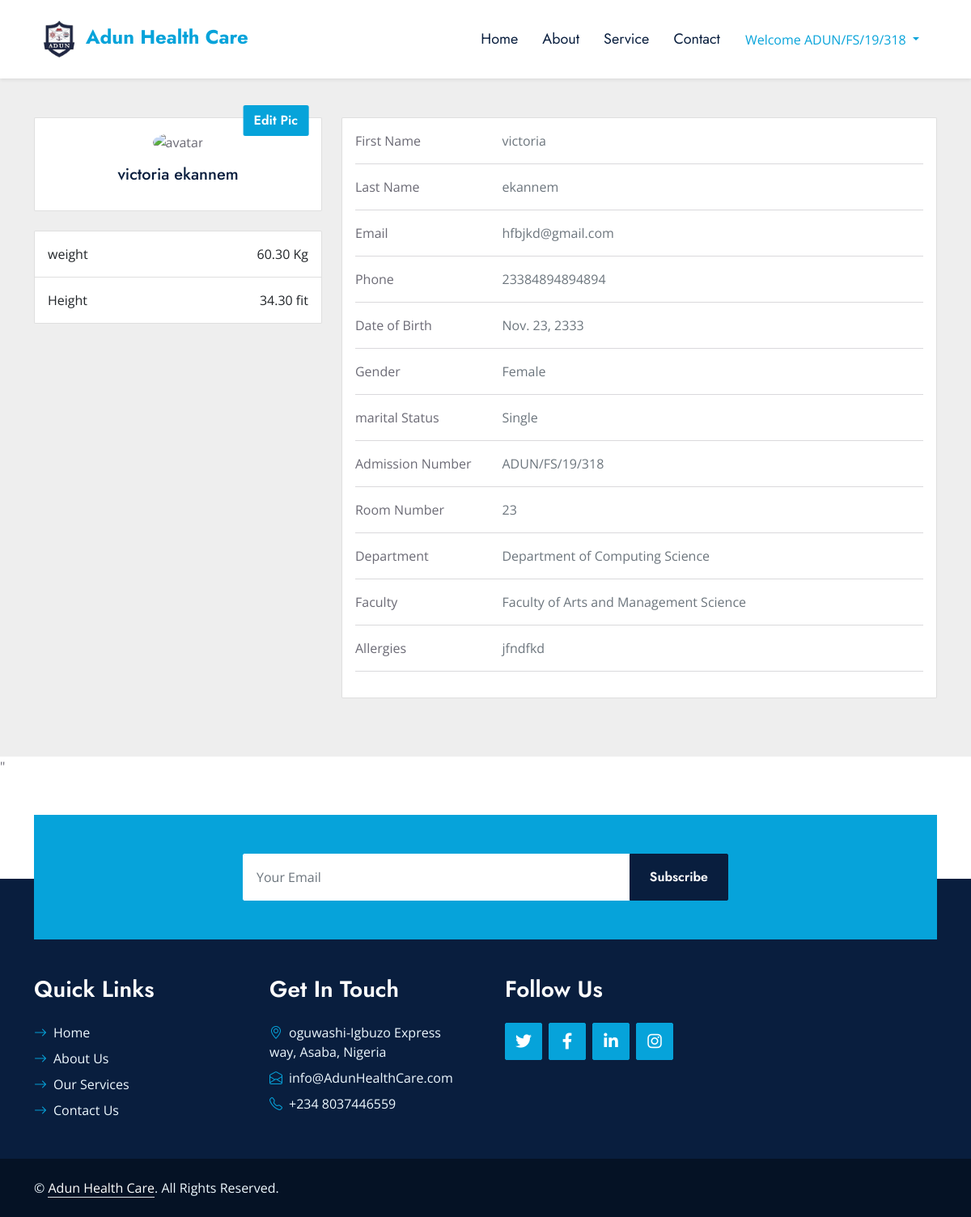
The app's page /profile/ (signed in) with its own data.
### Adun/models.py (models this page shows, shortened)
class PatientRegistration(models.Model):
    user = models.OneToOneField(User, on_delete=models.CASCADE, related_name='patient', null=True)
    first_name = models.CharField(max_length=50, null=True)
    last_name = models.CharField(max_length=50)
    password = models.CharField(max_length=30, unique=True, null=True)
    comfirm_password = models.CharField(max_length=30, unique=True, null=True)
    date_of_birth = models.DateField()
    email = models.EmailField()
    phone_number = models.IntegerField()
    GENDER_CHOICES = [
        ('Gender', 'Gender'),
        ('Female', 'Female'),
        ('Male', 'Male'),
    ]
    gender = models.CharField(max_length=90, choices=GENDER_CHOICES,null=True)
    MARITAL_STATUS_CHOICES = [
        ('Select', 'Select'),
        ('Gender', 'Gender'),
        ('Single', 'Single'),
        ('Married', 'Married'),
        ('Divorced', 'Divorced'),
    ]
    maritalstat = models.CharField(max_length=100, choices=MARITAL_STATUS_CHOICES,  null=True)
    FACULTY_CHOICES = [
        ( 'Faculty','Faculty'),
        ( 'Faculty of Science','Faculty of Science'),
        ( 'Faculty of Arts and Management Science','Faculty of Arts and Management Science'),
        ( 'Faculty of Law','Faculty of Law'),
    ]
    faculty = models.CharField(max_length=200, choices=FACULTY_CHOICES,null=True)
    DEPARTMENT_CHOICES = [
        ( 'Select','Select'),
        ( 'Department of Biology and Forensic Science','Department of Biology and Forensic Science'),
        ( 'Department of Computing Science','Department of Computing Science'),
        ( 'Department of Public Law and Private Law','Department of Public Law and Private Law'),
        ( 'Department of Accounting/Business Administration/Economics','Department of Accounting/Business Administration/Economics'),
        ( 'Department of English & Literary Studies/History & International Studies','Department of English & Literary Studies/History & International Studies'),
        ( 'Department of International Relations/Hospitality & Tourism Studies','Department of International Relations/Hospitality & Tourism Studies'),
    ]
    department = models.CharField(max_length=100, choices=DEPARTMENT_CHOICES,null=True)
    admission_number = models.CharField(max_length=20,null=True)
    room_number = models.PositiveIntegerField(validators=[MinValueValidator(1), MaxValueValidator(100000)],null=True)
    weight = models.DecimalField(max_digits=5, decimal_places=2, null=True)
    height = models.DecimalField(max_digits=5, decimal_places=2, null=True)
    allergies = models.TextField(null=True)
    medical_condition = models.TextField(null=True)
    taking_medications = models.BooleanField( null=True)
    medications = models.TextField(blank=True, null=True)
    is_active = models.BooleanField(default=False)

### Adun/views.py (the view)
# urls.py: path('profile/', views.profile, name ="profile"),
@login_required  # Ensure the user is logged in
def profile(request):
    try:
        patient_registration = PatientRegistration.objects.get(user=request.user)
    except PatientRegistration.DoesNotExist:
        patient_registration = None
    context = {'profiles': patient_registration}
    return render(request, 'profile.html', context)

### Adun/templates/profile.html (shortened to what this page needs)
{% extends "base.html" %}
{% load static %}
{% block content %}
    <section style="background-color: #eee;">
      <div class="container py-5">
        <div class="row">
          <div class="col-lg-4">
            <div class="card mb-4">
              <div class="card-body text-center">
                <img src="{{ profile_picture_url }}" alt="avatar" class="rounded-circle img-fluid" style="width: 190px;" id="profile-image">
                <button onclick="document.getElementById('file-input').click();" class="btn btn-primary" style="position: absolute; bottom: 80.5%; left: 50%; transform: translateX(100%);">Edit Pic</button>
                <h5 class="my-3">{{ profiles.first_name }} {{ profiles.last_name }}</h5>
            </div>
            </div>
            <div class="card mb-4 mb-lg-0">
              <div class="card-body p-0">
                <ul class="list-group list-group-flush rounded-3">
                  <li class="list-group-item d-flex justify-content-between align-items-center p-3">
                    <p class="mb-0">weight</p>
                    <p class="mb-0">{{ profiles.weight}} Kg</p>
                  </li>
                  <li class="list-group-item d-flex justify-content-between align-items-center p-3">
                    <p class="mb-0">Height</p>
                    <p class="mb-0">{{ profiles.height}} fit</p>
                  </li>
                </ul>
              </div>
            </div>
          </div>
          <div class="col-lg-8">
            <div class="card mb-4">
              <div class="card-body">
                <div class="row">
                  <div class="col-sm-3">
                    <p class="mb-0">First Name</p>
                  </div>
                  <div class="col-sm-9">
                    <p class="text-muted mb-0">{{ profiles.first_name }}</p>
                  </div>
                </div>
                <hr>
                <div class="row">
                  <div class="col-sm-3">
                    <p class="mb-0">Last Name</p>
                  </div>
                  <div class="col-sm-9">
                    <p class="text-muted mb-0">{{ profiles.last_name}}</p>
                  </div>
                </div>
                <hr>
                <div class="row">
                  <div class="col-sm-3">
                    <p class="mb-0">Email</p>
                  </div>
                  <div class="col-sm-9">
                    <p class="text-muted mb-0">{{ profiles.email}}</p>
                  </div>
                </div>
                <hr>
                <div class="row">
                  <div class="col-sm-3">
                    <p class="mb-0">Phone</p>
                  </div>
                  <div class="col-sm-9">
                    <p class="text-muted mb-0">{{ profiles.phone_number}}</p>
                  </div>
                </div>
                <hr>
                <div class="row">
                  <div class="col-sm-3">
                    <p class="mb-0">Date of Birth</p>
                  </div>
                  <div class="col-sm-9">
                    <p class="text-muted mb-0">{{ profiles.date_of_birth}}</p>
                  </div>
                </div>
                <hr>
                <div class="row">
                  <div class="col-sm-3">
                    <p class="mb-0">Gender</p>
                  </div>
                  <div class="col-sm-9">
                    <p class="text-muted mb-0">{{ profiles.gender}}</p>
                  </div>
                </div>
                <hr>
                <div class="row">
                  <div class="col-sm-3">
                    <p class="mb-0">marital Status</p>
                  </div>
                  <div class="col-sm-9">
                    <p class="text-muted mb-0">{{ profiles.maritalstat}}</p>
                  </div>
                </div>
                <hr>
                <div class="row">
                  <div class="col-sm-3">
                    <p class="mb-0">Admission Number</p>
                  </div>
                  <div class="col-sm-9">
                    <p class="text-muted mb-0">{{ profiles.admission_number}}</p>
                  </div>
                </div>
                <hr>
                <div class="row">
                  <div class="col-sm-3">
                    <p class="mb-0">Room Number</p>
                  </div>
                  <div class="col-sm-9">
                    <p class="text-muted mb-0">{{ profiles.room_number}}</p>
                  </div>
                </div>
                <hr>
                <div class="row">
                  <div class="col-sm-3">
                    <p class="mb-0">Department</p>
                  </div>
                  <div class="col-sm-9">
                    <p class="text-muted mb-0">{{ profiles.department}}</p>
                  </div>
                </div>
                <hr>
                <div class="row">
                  <div class="col-sm-3">
                    <p class="mb-0">Faculty</p>
                  </div>
                  <div class="col-sm-9">
                    <p class="text-muted mb-0">{{ profiles.faculty}}</p>
                  </div>
                </div>
                <hr>
                <div class="row">
                  <div class="col-sm-3">
                    <p class="mb-0">Allergies</p>
                  </div>
                  <div class="col-sm-9">
                    <p class="text-muted mb-0">{{ profiles.allergies}}</p>
                  </div>
                </div>
                <hr>
              </div>
            </div>
            </div>
          </div>
        </div>
      </div>
    </section>"
{% endblock %}

### Adun/templates/base.html (shortened to what this page needs)
<!DOCTYPE html>
{% load static %}
<html>
<head>
    <link href="https://cdnjs.cloudflare.com/ajax/libs/font-awesome/5.10.0/css/all.min.css" rel="stylesheet">
    <link href="https://cdn.jsdelivr.net/npm/bootstrap-icons@1.4.1/font/bootstrap-icons.css" rel="stylesheet">
    <link rel="stylesheet" href="https://cdnjs.cloudflare.com/ajax/libs/font-awesome/6.0.0-beta3/css/all.min.css">
    <link href="{% static 'lib/owlcarousel/assets/owl.carousel.min.css' %}" rel="stylesheet">
    <link href="{% static 'lib/animate/animate.min.css' %}" rel="stylesheet">
    <link href="{% static 'lib/tempusdominus/css/tempusdominus-bootstrap-4.min.css' %}" rel="stylesheet" />
    <link href="{% static 'lib/twentytwenty/twentytwenty.css' %}" rel="stylesheet">
    <link href="{% static 'css/bootstrap.min.css' %}" rel="stylesheet">
    <link href="{% static 'css/style.css' %}" rel="stylesheet">
</head>
<body>
    <nav class="navbar navbar-expand-lg bg-white navbar-light shadow-sm px-5 py-3 py-lg-0">
        <a href=" {% url 'index'%}" class="navbar-brand p-0">
            <h1 class="m-0 text-primary" style="font-size: 24px;">
                <img class="nav-image" src="{% static 'img/IMG-20230620-WA0013.png' %}" alt="Adun Health Care Logo">
                Adun Health Care
            </h1>
        </a>
        <div class="collapse navbar-collapse" id="navbarCollapse">
            <div class="navbar-nav ms-auto py-0">
                <a href="{% url 'index' %}" class="nav-item nav-link {% if request.path == '/' %}active{% endif %}">Home</a>
                <a href="{% url 'about' %}" class="nav-item nav-link {% if request.path == '/about/' %}active{% endif %}">About</a>
                <a href="{% url 'service' %}" class="nav-item nav-link {% if request.path == '/service/' %}active{% endif %}">Service</a>
                <a href="{% url 'contact' %}" class="nav-item nav-link {% if request.path == '/contact/' %}active{% endif %}">Contact</a>
            </div>
            {% if user.is_authenticated %}
            <div class="nav-item dropdown">
                <a class="nav-link dropdown-toggle" href="#" id="navbarDarkDropdownMenuLink" role="button" data-bs-toggle="dropdown" aria-expanded="false">
                     Welcome {{user}}
                  </a>
            {% endif %}
            </div>
        </div>
    </nav>
    <div class="content">
        {% block content %}{% endblock %}
    <div class="container-fluid position-relative pt-5 wow fadeInUp" data-wow-delay="0.1s" style="z-index: 1;">
        <div class="container">
            <div class="bg-primary p-5">
                <form method="post" action="{% url 'subscribe' %}" class="mx-auto" style="max-width: 600px;">
                    <div class="input-group">
                        <input type="text" name="email" class="form-control border-white p-3" placeholder="Your Email" required>
                        <button type="submit" class="btn btn-dark px-4" >Subscribe</button>
                    </div>
                </form>
            </div>
        </div>
    </div>
    <div class="container-fluid bg-dark text-light py-5 wow fadeInUp" data-wow-delay="0.3s" style="margin-top: -75px;">
        <div class="container pt-5">
            <div class="row g-5 pt-4">
                <div class="col-lg-3 col-md-6">
                    <h3 class="text-white mb-4">Quick Links</h3>
                    <div class="d-flex flex-column justify-content-start">
                        <a class="text-light mb-2" href="{% url 'index' %}" class="nav-item nav-link {% if request.path == '/' %}active{% endif %}"><i class="bi bi-arrow-right text-primary me-2"></i>Home</a>
                        <a class="text-light mb-2" href="{% url 'about' %}" class="nav-item nav-link {% if request.path == '/about/' %}active{% endif %}"><i class="bi bi-arrow-right text-primary me-2"></i>About Us</a>
                        <a class="text-light mb-2" href="{% url 'service' %}" class="nav-item nav-link {% if request.path == '/service/' %}active{% endif %}"><i class="bi bi-arrow-right text-primary me-2"></i>Our Services</a>
                        <a class="text-light" href="{% url 'contact' %}" class="nav-item nav-link {% if request.path == '/contact/' %}active{% endif %}"><i class="bi bi-arrow-right text-primary me-2"></i>Contact Us</a>
                    </div>
                </div>
                <div class="col-lg-3 col-md-6">
                    <h3 class="text-white mb-4">Get In Touch</h3>
                    <p class="mb-2"><i class="bi bi-geo-alt text-primary me-2"></i>oguwashi-Igbuzo Express way, Asaba, Nigeria</p>
                    <p class="mb-2"><i class="bi bi-envelope-open text-primary me-2"></i>info@AdunHealthCare.com</p>
                    <p class="mb-0"><i class="bi bi-telephone text-primary me-2"></i>+234 8037446559</p>
                </div>
                <div class="col-lg-3 col-md-6">
                    <h3 class="text-white mb-4">Follow Us</h3>
                    <div class="d-flex">
                        <a class="btn btn-lg btn-primary btn-lg-square rounded me-2" href="#"><i class="fab fa-twitter fw-normal"></i></a>
                        <a class="btn btn-lg btn-primary btn-lg-square rounded me-2" href="#"><i class="fab fa-facebook-f fw-normal"></i></a>
                        <a class="btn btn-lg btn-primary btn-lg-square rounded me-2" href="#"><i class="fab fa-linkedin-in fw-normal"></i></a>
                        <a class="btn btn-lg btn-primary btn-lg-square rounded" href="#"><i class="fab fa-instagram fw-normal"></i></a>
                    </div>
                </div>
            </div>
        </div>
    </div>
    <div class="container-fluid text-light py-4" style="background: #051225;">
        <div class="container">
            <div class="row g-0">
                <div class="col-md-6 text-center text-md-start">
                    <p class="mb-md-0">&copy; <a class="text-white border-bottom" href="#">Adun Health Care</a>. All Rights Reserved.</p>
                </div>
            </div>
        </div>
    </div>

### static/css/style.css (style rules this page uses)
:root { --primary: #06A3DA; --secondary: #F57E57; --light: #EEF9FF; --dark: #091E3E; }
h1, h2, .font-weight-bold { font-weight: 700 !important; }
h3, h4, .font-weight-semi-bold { font-weight: 600 !important; }
h5, h6, .font-weight-medium { font-weight: 500 !important; }
.btn { font-family: 'Jost', sans-serif; font-weight: 600; transition: .5s; }
.nav-image { width: 15% ; height: 100%; }
.btn-primary, .btn-secondary { color: #FFFFFF; }
.btn-lg-square { width: 46px; height: 46px; }
.btn-square, .btn-sm-square, .btn-lg-square { padding-left: 0; padding-right: 0; text-align: center; }
.navbar-light .navbar-nav .nav-link { font-family: 'Jost', sans-serif; padding: 35px 15px; font-size: 18px; color: var(--dark); outline: none; transition: .5s; }

### records on screen
PatientRegistration: first_name "victoria", last_name "ekannem", weight "60.30", height "34.30", email "hfbjkd@gmail.com", phone_number "23384894894894", date_of_birth "Nov. 23, 2333", gender "Female", maritalstat "Single", admission_number "ADUN/FS/19/318", room_number "23", department "Department of Computing Science", faculty "Faculty of Arts and Management Science", allergies "jfndfkd"

### other values on screen
{{ user }} "ADUN/FS/19/318"
